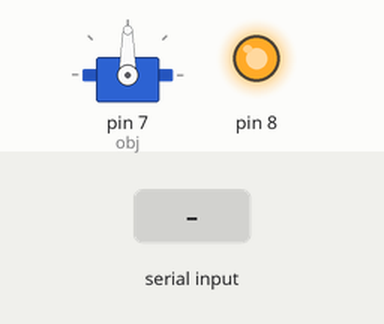
This sketch was run on a simulated Arduino Uno, built with avr-gcc and run on an emulated ATmega328P. Parts: servo, output pins drawn as LEDs (lit = HIGH). The test bench sets the inputs (shaded band).

Above: at 1.2 s.
1.3 s: "O" received over the second serial link
At 2.5 s:
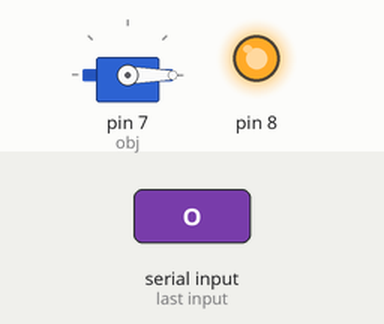
2.8 s: "C" received over the second serial link
At 3.6 s:
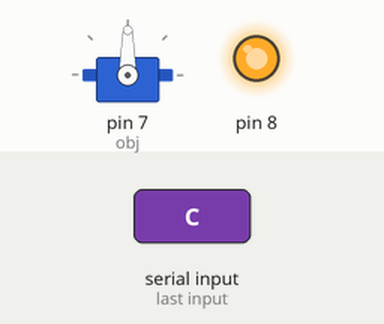
Timing chart, 0 to 5.8 s (numbered marks = the images above; inputs shaded):
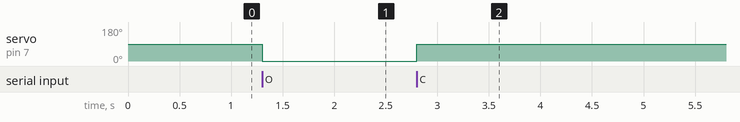

The sketch:

Servo_with_BT.ino
```cpp
#include<SoftwareSerial.h>
#include<Servo.h>
SoftwareSerial bt(10, 11); //rx,tx
Servo obj;
char a;
void setup() {
  // put your setup code here, to run once:
  bt.begin(9600);
  obj.attach(7);
  Serial.begin(9600);
pinMode(8,OUTPUT);
digitalWrite(8,HIGH);
}

void loop() {
  // put your main code here, to run repeatedly:
  a = 'e';
  if (bt.available())
  {
    a = bt.read();
    if (a == 'O')
    {
      obj.write(0);
    }
    else if (a == 'C') {
    obj.write(90);
    }
//    else
//    {
//      a=' ';
//      }
      a=' ';
  }
}
```

Measured:
- after the input at 1.3 s, servo on pin 7 (obj): 90° → 0° at once
- after the input at 2.8 s, servo on pin 7 (obj): 0° → 90° at once
